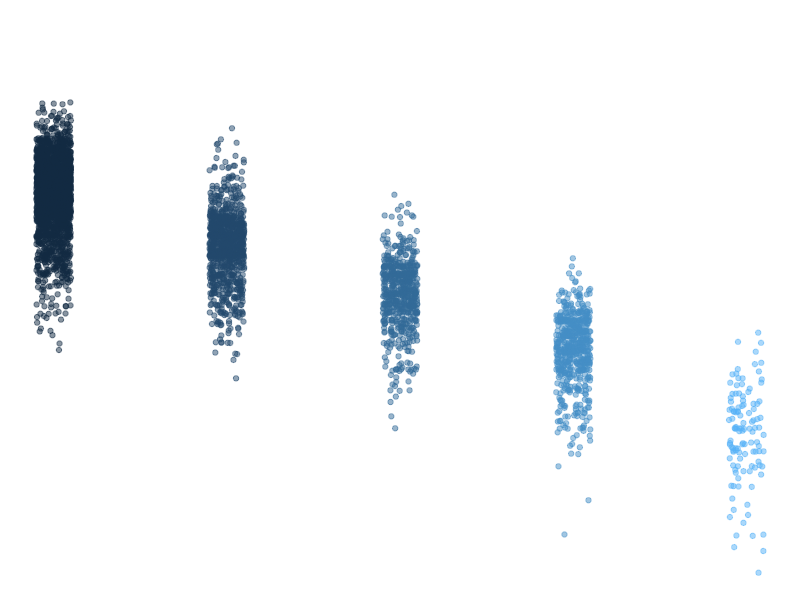

This chart was generated by the following R code:
## ---- chunk 1
knitr::opts_chunk$set(echo = TRUE)
library(tidyverse)
## ---- chunk 2
summary(storms) #fixed
## ---- chunk 3
names(storms) #fixed
## ---- chunk 4
ggplot(data = storms, aes(x = category, y = pressure)) +
  geom_jitter(width = 0.1, 
              alpha = 0.5,
              aes(color = category),
              show.legend = FALSE) +
  labs(x = "StorM CategorRY", 
       y = "Air pressure at storm center (millibars)"
       ) +
  theme_void()
